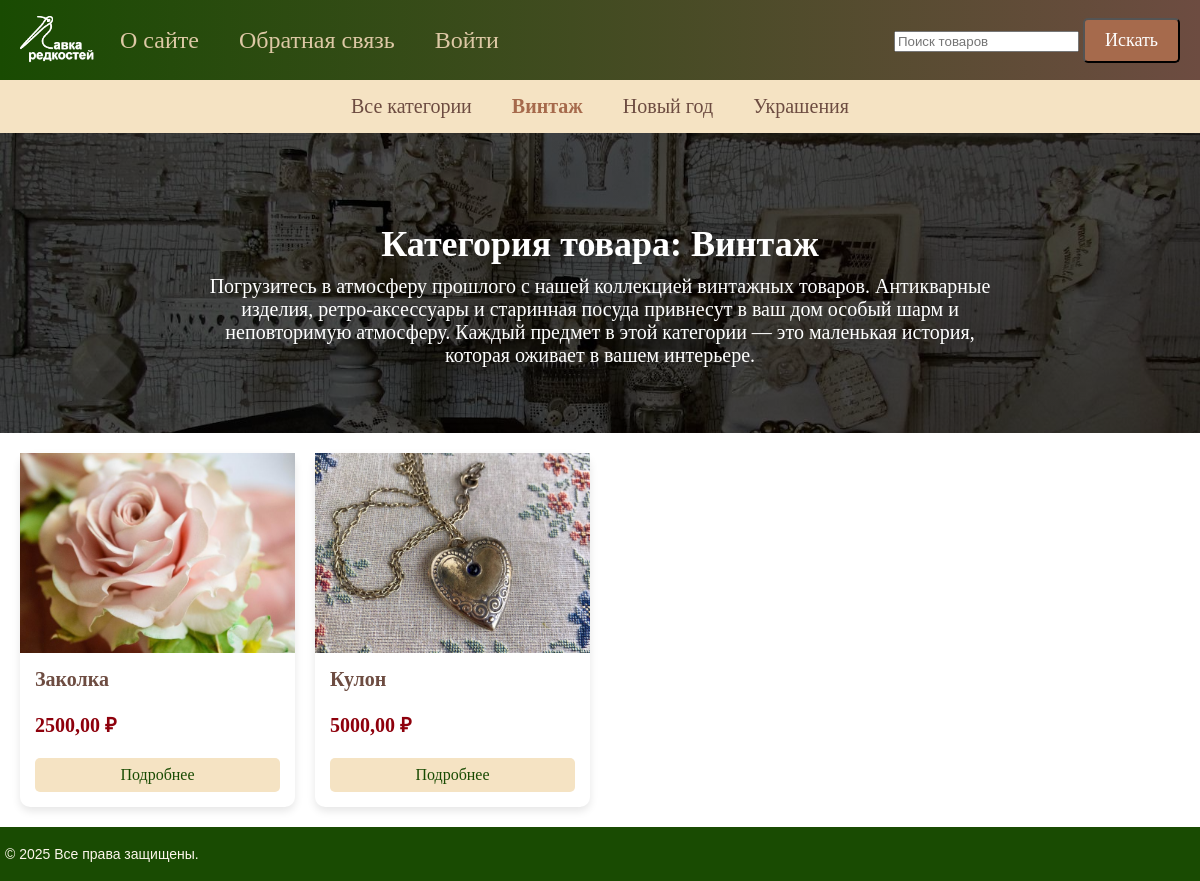
The page /products/category/vintazh/ on the database as committed earlier.
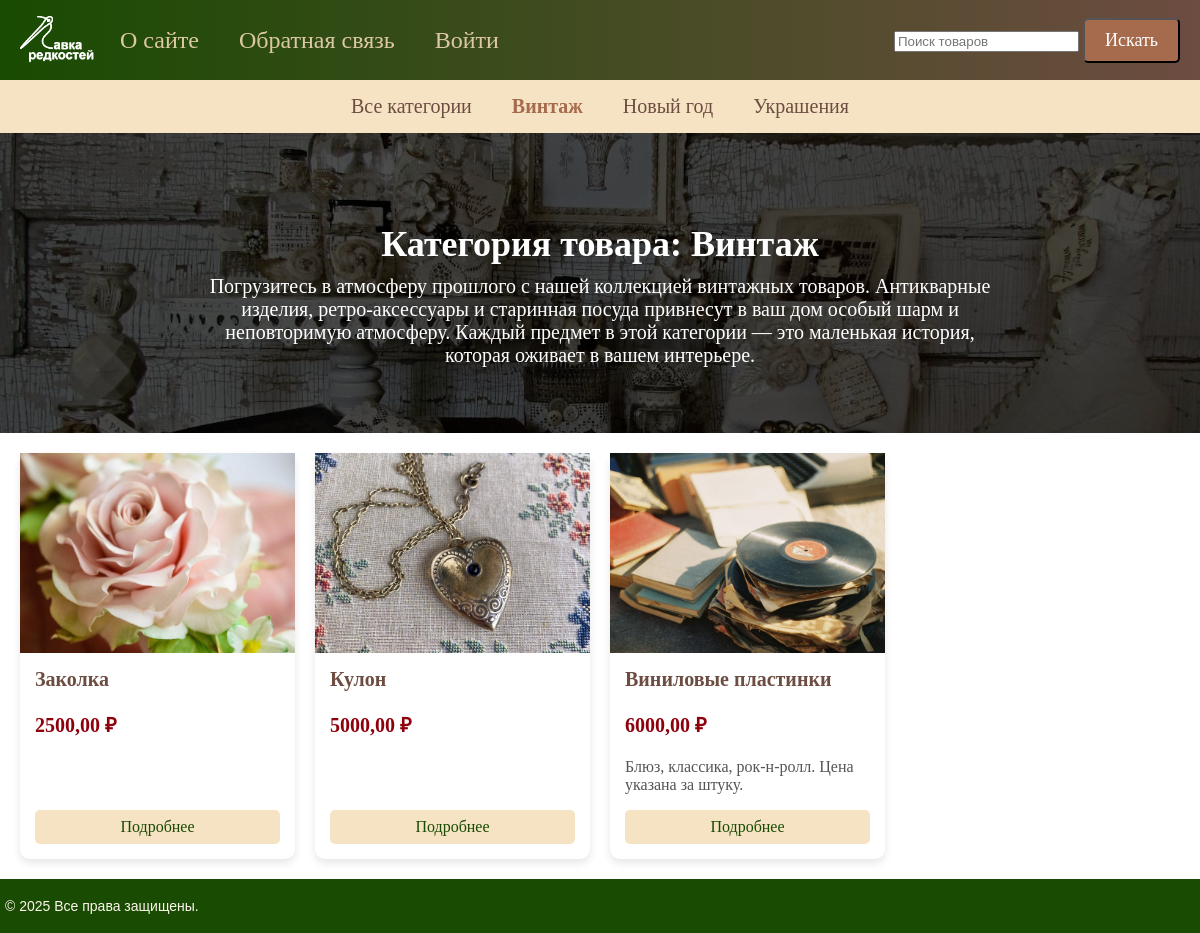
The same page on the database as committed later.
### products/models.py (models this page shows, shortened)
class Category(models.Model):
    name = models.CharField(max_length=100, db_index=True,
                            verbose_name="Загловок")
    slug = models.SlugField(max_length=255, unique=True, db_index=True,
                            verbose_name="Слаг")
    def get_absolute_url(self):
        return reverse('category', kwargs={'category_slug': self.slug})
    class Meta:
        verbose_name = 'Категория товаров'
        verbose_name_plural = 'Категории товаров'

class Product(models.Model):
    class Status(models.IntegerChoices):
        DRAFT = 0, 'Скрыто'
        PUBLISHED = 1, 'Опубликовано'
    objects = models.Manager()
    published = PublishedModel()
    title = models.CharField(max_length=255, verbose_name="Название")
    content = models.TextField(blank=True, verbose_name="Описание")
    price = models.DecimalField(max_digits=10, decimal_places=2,
                                blank=False, null=False, verbose_name="Цена")
    image = models.ImageField(upload_to="product_images/",
                              verbose_name="Изображение")
    is_published = models.BooleanField(
        choices=tuple(map(lambda x: (bool(x[0]), x[1]), Status.choices)),
        default=Status.DRAFT, verbose_name="Состояние")
    slug = models.SlugField(max_length=255, db_index=True, unique=True)
    category = models.ForeignKey(Category, on_delete=models.CASCADE,
                                 verbose_name="Категория")
    tags = models.ManyToManyField('TagProduct', blank=True,
                                  related_name='tags', verbose_name="Теги")
    class Meta:
        verbose_name = 'Товар'
        verbose_name_plural = 'Товары'

class CategoryDetails(models.Model):
    category = models.OneToOneField(Category, on_delete=models.CASCADE,
                                    related_name='details')
    description = models.TextField(blank=True, verbose_name="Описание")
    banner_image = models.ImageField()
    class Meta:
        verbose_name = 'Описание категории'
        verbose_name_plural = 'Описания категорий'

### products/views.py (the view)
class ProductCategory(DataMixin, ListView):
    model = Product
    template_name = 'products/category_detail.html'
    context_object_name = 'products'
    allow_empty = False
    def get_queryset(self):
        return Product.published.filter(category__slug=self.kwargs[
            'category_slug']).select_related('category')
    def get_context_data(self, **kwargs):
        context = super().get_context_data(**kwargs)
        category = context['products'][0].category
        return self.get_mixin_context(context,
                                      title='Категория - ' + category.name,
                                      cat_selected=category.pk,
                                      category=category
                                      )

### core/templatetags/menu_tags.py (called while the page is built)
@register.inclusion_tag('core/menu.html')
def show_menu():
    menu = [
        {'title': "О сайте", 'url_name': 'about_us'},
        {'title': "Обратная связь", 'url_name': 'contact'},
        {'title': "Войти", 'url_name': 'login'},
    ]
    return {'menu': menu}

### products/converters.py (called while the page is built)
    def to_python(self, value):
        return value

    def to_url(self, value):
        return value

### products/models.py (called while the page is built)
    def get_queryset(self):
        return super().get_queryset().filter(
            is_published=Product.Status.PUBLISHED)

### products/templatetags/products_tags.py (called while the page is built)
@register.inclusion_tag('products/list.html')
def show_categories(cat_selected=0):
    categories = Category.objects.annotate(
        total=Count("product")).filter(total__gt=0)
    return {"categories": categories, 'cat_selected': cat_selected}

### products/utils.py (called while the page is built)
    def get_mixin_context(self, context, **kwargs):
        if self.title_page:
            context['title'] = self.title_page
        context['cat_selected'] = None
        context.update(kwargs)
        return context

### products/templates/products/category_detail.html
{% extends 'base.html' %}
{% load static %}
{% block content %}
{% if category.details %}
      {% if category.details.banner_image %}
      <div class="banner" style="background-image: linear-gradient(rgba(0, 0, 0, 0.7), rgba(0, 0, 0, 0.7)), url('{% static 'core/images/' %}{{ category.details.banner_image }}');">
               {% if category.details.description %}
                <div class="banner-content">
                  <h1>Категория товара: {{category.name}}</h1>
                  <p>{{ category.details.description }}</p>
                </div>
              {% endif %}
          </div>
      {% endif %}
    {% endif %}
<div class="container">
    {% if products %}
    <div class="grid">
        {% for p in products %}
        <div class="card">
            <img src="{{ p.image.url }}" alt="{{ p.title }}">
              <div class="card-body">
                <div class="card-content">
                  <h5 class="card-title">{{ p.title }}</h5>
                  <p class="product-price">{{ p.price }} ₽</p>
                  <div class="card-text">
                    {% autoescape off %}
                    {{ p.content|linebreaks|truncatewords:10 }}
                    {% endautoescape %}
                  </div>
                </div>
                <a href="{% url 'product_detail' p.slug %}" class="btn">Подробнее</a>
              </div>
          </div>
        {% endfor %}
    </div>
    {% else %}
    <p>Нет товаров в этой категории.</p>
    {% endif %}
</div>
{% endblock %}

### products/templates/products/list.html
{% for cat in categories %}
    {% if cat.id == cat_selected %}
        <li class="selected">{{cat.name}}</li>
    {% else %}
        <li><a href="{{ cat.get_absolute_url }}">{{cat.name}}</a></li>
    {% endif %}
{% endfor %}

Rows that differ between the two databases and show on the page:
added Product: image (picture), title "Виниловые пластинки", price "6000,00", content "Блюз, классика, рок-н-ролл. Цена указана за штуку."
